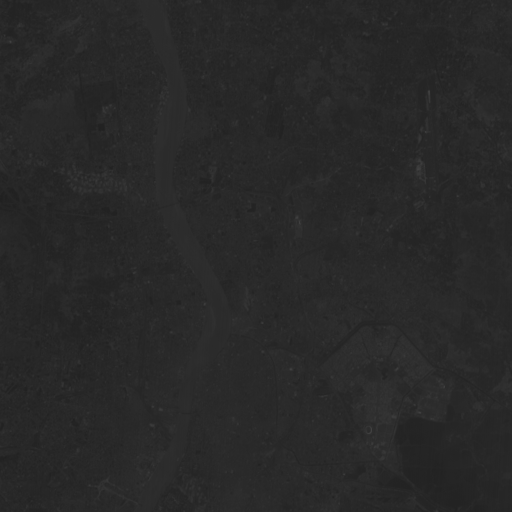
#> input picture band1.gif, 512 x 512 px; the run also reads 3 pictures not shown here
$ python BayesianClass.py
#> lines starting #> are read from the running program, lines starting #| are printed output that depends on the picture

# coding: utf-8

# In[1]:

from PIL import Image


# In[2]:

imOne = Image.open('band1.gif')
#> imOne is the input picture: PIL image 512x512 P; min 32, max 65, mean 40.6
imTwo = Image.open('band2.gif')
imThree = Image.open('band3.gif')
imFour = Image.open('band4.gif')


# In[3]:

import numpy as np


# In[4]:

arrOne = np.asarray(imOne)
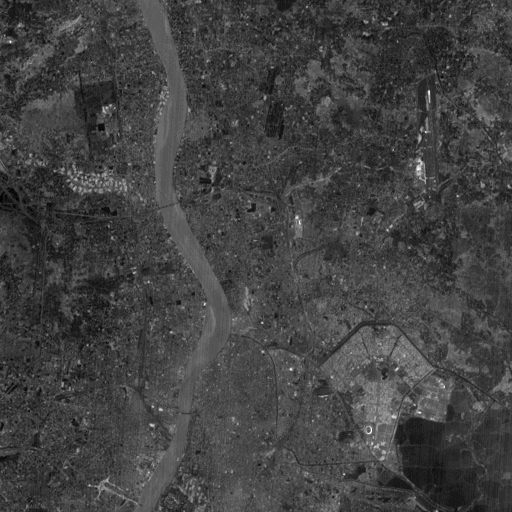
#> arrOne: shape (512, 512); min 0, max 33, mean 8.6; drawn with min black and max white
arrTwo = np.asarray(imTwo)
arrThree = np.asarray(imThree)
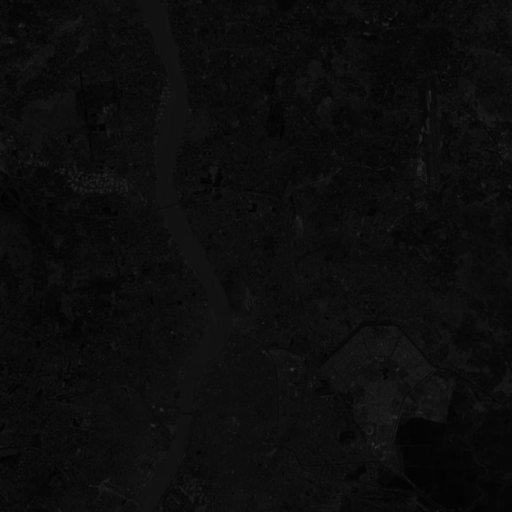
#> arrThree: shape (512, 512); min 0, max 48, mean 12.6
arrFour = np.asarray(imFour)


# In[5]:

data = np.dstack([imOne, imTwo, imThree, imFour])
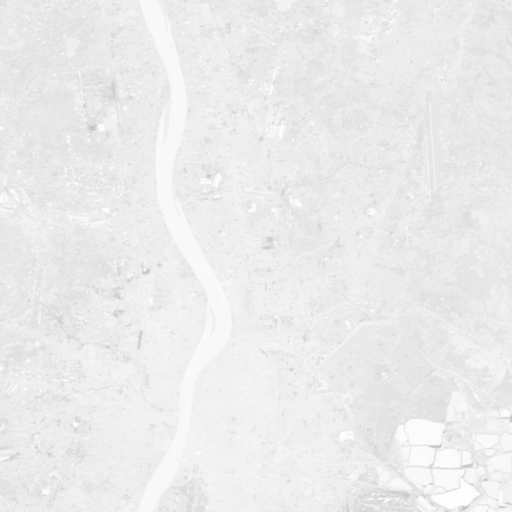
#> data: shape (512, 512, 4); mean R, G, B, A 8.6, 9.7, 12.6, 19.6; transparent parts drawn white


# In[6]:

#data.shape


# In[14]:

#river dimensions
values = []
#> (the run stopped early here; a loop or call above may not have finished)
